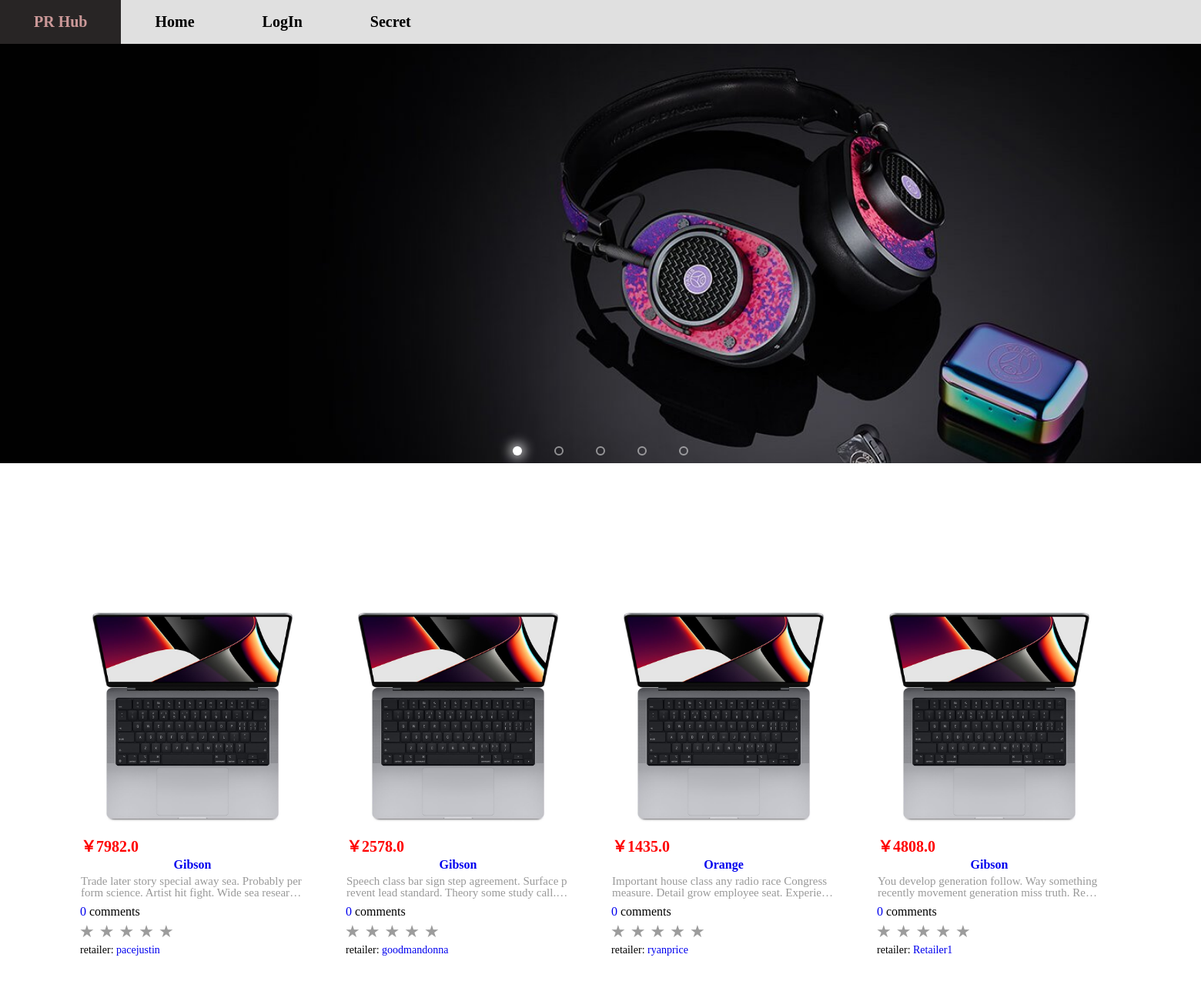
/index, run on the app's committed database.
### app/models.py (models this page shows, shortened)
class Product(db.Model):
    __tablename__ = 'products'
    id = db.Column(db.Integer, primary_key=True)
    name = db.Column(db.String(128))
    description = db.Column(db.Text())
    price = db.Column(db.Float)
    release_time = db.Column(db.DateTime(), index=True, default=datetime.utcnow)
    pictures = db.relationship('ProductPic', backref='product', lazy='dynamic')  # 1 product --> n pictures
    user_id = db.Column(db.Integer, db.ForeignKey('users.id'))  # 1 user --> n products
    comments = db.relationship('Comment', backref='product', lazy='dynamic')  # 1 product --> n comments
    categories = db.relationship('Category', secondary=classifications, backref=db.backref('products', lazy='dynamic'),
                                 lazy='dynamic')
    ranked_user_relations = db.relationship('UserProductRank', backref='product', lazy='dynamic')
    rank = db.Column(db.Float, default=0)  # the stars rank, 0 - 5
    rank_count = db.Column(db.Integer, default=0)  # How many times is this product being rated
    is_deleted = db.Column(db.Boolean, default=False)

class User(UserMixin, db.Model):
    __tablename__ = 'users'
    id = db.Column(db.Integer, primary_key=True)
    email = db.Column(db.String(64), unique=True, index=True)
    username = db.Column(db.String(64), unique=True, index=True)
    password_hash = db.Column(db.String(128))
    start_datetime = db.Column(db.DateTime(), default=datetime.utcnow)
    is_deleted = db.Column(db.Boolean, default=False)
    role_id = db.Column(db.Integer, db.ForeignKey('roles.id'))  # 1 role --> n users
    released_products = db.relationship('Product', backref='seller', lazy='dynamic')  # 1 user --> n products
    released_comments = db.relationship('Comment', backref='author', lazy='dynamic')  # 1 user --> n comments
    released_comment_replies = db.relationship('ReplyComment', backref='author', lazy='dynamic')  # 1 user --> n replies
    ranked_product_relations = db.relationship('UserProductRank', backref='user', lazy='dynamic')
    @property
    def password(self):
        raise AttributeError('password is not a readable attribute')

### app/main/views.py (the view)
@main.route('/')
@main.route('/index', methods=['GET', 'POST'])
def index():
    if current_user.is_authenticated and current_user.can(Permission.VIEW_ALL_PRODUCT):
        products = Product.query.order_by(Product.release_time.desc()).all()
    else:
        products = Product.query.order_by(Product.release_time.desc()).limit(4)
    return render_template('main/index.html', products=products)

### app/main/__init__.py (called while the page is built)
@main.app_context_processor
def inject_permissions():
    return dict(Permission=Permission)

### app/templates/main/index.html (shortened to what this page needs)
{% extends "base.html" %}
{% block style %}
    <link rel="stylesheet" href="../../static/css/main/index_style.css">
{% endblock %}
{% block content %}
    <div class="block-content">
        <div class="picture-panel-box">
            <ul class="pic-container">
                <li class="pic"><a href="{{ url_for('main.products_in_category', category_name='digital') }}"></a></li>
            </ul>
            <ul class="dot-group">
                <li class="dot"></li>
                <li class="dot"></li>
                <li class="dot"></li>
                <li class="dot"></li>
                <li class="dot"></li>
            </ul>
        </div>
        <ul class="products-list">
            {% for product in products %}
                <li class="products-list-item">
                    <ul class="product-box">
                        <li class="product-img">
                            <a href="{{ url_for('product.product_details', product_id=product.id) }}">
                                {% if product.pictures.count() > 0 %}
                                    <img src="{{ url_for('static', filename=product.pictures[0].address) }}"
                                         alt="{{ product.name }}">
                                {% else %}
                                    <img src="{{ url_for('static', filename='upload/product/default.png') }}"
                                         alt="{{ product.name }}">
                                {% endif %}
                            </a>
                        </li>
                        <li class="product-price">
                            <span>￥</span><span>{{ product.price }}</span>
                        </li>
                        <li class="product-name">
                            <a href="#">{{ product.name }}</a>
                        </li>
                        <li class="product-desc">
                            <a href="#">
                                <p>{{ product.description }}</p>
                            </a>
                        </li>
                        <li class="product-cmt">
                            <a href="#">{{ product.comments.count() }}</a> <span>comments</span>
                        </li>
                        <li class="product-rate">
                            <ul class="rate-stars">
                                {% if (product.rank // 1) == 0 %}
                                    <li class="star-dark">&#9733</li>
                                    <li class="star-dark">&#9733</li>
                                    <li class="star-dark">&#9733</li>
                                    <li class="star-dark">&#9733</li>
                                    <li class="star-dark">&#9733</li>
                                {% elif (product.rank // 1) == 1 %}
                                    <li class="star-bright">&#9733</li>
                                    <li class="star-dark">&#9733</li>
                                    <li class="star-dark">&#9733</li>
                                    <li class="star-dark">&#9733</li>
                                    <li class="star-dark">&#9733</li>
                                {% elif (product.rank // 1) == 2 %}
                                    <li class="star-bright">&#9733</li>
                                    <li class="star-bright">&#9733</li>
                                    <li class="star-dark">&#9733</li>
                                    <li class="star-dark">&#9733</li>
                                    <li class="star-dark">&#9733</li>
                                {% elif (product.rank // 1) == 3 %}
                                    <li class="star-bright">&#9733</li>
                                    <li class="star-bright">&#9733</li>
                                    <li class="star-bright">&#9733</li>
                                    <li class="star-dark">&#9733</li>
                                    <li class="star-dark">&#9733</li>
                                {% elif (product.rank // 1) == 4 %}
                                    <li class="star-bright">&#9733</li>
                                    <li class="star-bright">&#9733</li>
                                    <li class="star-bright">&#9733</li>
                                    <li class="star-bright">&#9733</li>
                                    <li class="star-dark">&#9733</li>
                                {% elif (product.rank // 1) == 5 %}
                                    <li class="star-bright">&#9733</li>
                                    <li class="star-bright">&#9733</li>
                                    <li class="star-bright">&#9733</li>
                                    <li class="star-bright">&#9733</li>
                                    <li class="star-bright">&#9733</li>
                                {% endif %}
                            </ul>
                        </li>
                        <li class="product-retailer">
                            <span>retailer: </span> <i><a
                                href="{{ url_for('main.user_profile', username=product.seller.username) }}">{{ product.seller.username }}</a></i>
                        </li>
                    </ul>
                </li>
            {% endfor %}
        </ul>
    </div>
{% endblock %}

### app/static/css/base_style.css (style rules this page uses)
html { overflow-x: hidden; }

### app/static/css/main/index_style.css (style rules this page uses)
* { margin: 0; padding: 0; text-decoration: none; list-style: none; }
.block-content { width: 100%; background-color: white; }
.pic:nth-child(1) { background-image: url('../../img/index_slides/pic1.jpg'); }
.picture-panel-box { width: 100%; height: 545px; position: relative; }
.pic-container { width: 500%; height:545px; display: flex; position: absolute; left: 0; transition: .2s; }
.pic { width: 100%; background-size: cover; }
.pic a { display: inline-block; height: 545px; width: 100%; }
.dot-group { display: flex; justify-content: space-evenly; position: absolute; bottom: 10px; width: 20%; z-index: 10; right: 40%; }
.dot { width: 8px; height: 8px; border: 2px solid rgba(255, 255, 255, .5); border-radius: 50%; cursor: pointer; }
.current-dot { background-color: #ffffff; box-shadow: 0 0 16px 3px #ffffff; }
.products-list { margin-left: 100px; margin-top: 180px; }
.products-list-item { float: left; margin-right: 45px; margin-bottom: 40px; background-color: white; }
.product-box { width: 300px; height: 465px; }
.product-img img { width: 100%; height: 300px; }
.product-price { width: 100%; font-size: 20px; font-weight: 800; padding: 5px; }
.product-price span { color: #f00; }
.product-name { width: 100%; text-align: center; font: 900 1rem ''; display: -webkit-box; -webkit-box-orient: vertical; -webkit-line-clamp: 1; overflow: hidden; }
.product-desc { padding: 5px; }
.product-desc p { color: #999; font-size: 15px; word-break: break-all; display: -webkit-box; -webkit-box-orient: vertical; -webkit-line-clamp: 2; overflow: hidden; }
.product-cmt { padding: 4px; }
.rate-stars { float: left; margin-right: 170px; margin-bottom: 3px; }
.product-rate .rate-stars li { float: left; margin: 3px; font-size: 22px; }
.star-dark { color: #9c9c9c; }
.product-retailer { padding-left: 4px; padding-right: 10px; height: 15px; line-height: 1; font-size: 14px; display: -webkit-box; -webkit-box-orient: vertical; -webkit-line-clamp: 1; overflow: hidden; }

### data on the page
Product: price "7982.0", name "Gibson", description "Trade later story special away sea. Probably perform science. Artist hit fight. Wide sea…", comments.count "0", seller.username "pacejustin"
Product: price "2578.0", name "Gibson", description "Speech class bar sign step agreement. Surface prevent lead standard. Theory some study…", comments.count "0", seller.username "goodmandonna"
Product: price "1435.0", name "Orange", description "Important house class any radio race Congress measure. Detail grow employee…", comments.count "0", seller.username "ryanprice"
Product: price "4808.0", name "Gibson", description "You develop generation follow. Way something recently movement generation miss truth.…", comments.count "0", seller.username "Retailer1"
